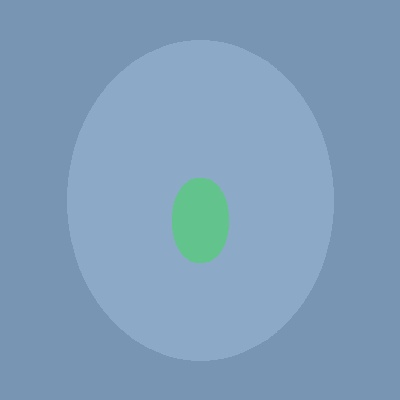
#> input picture samples/debug_nose_overlay.jpg, 400 x 400 px
$ python -i image_processor.py   (imports and definitions only)
#> lines starting #> are read from the running program, lines starting #| are printed output that depends on the picture
#> further down, picture is the input picture: shape (400, 400, 3); mean B, G, R 186, 158.1, 127.4
"""
고품질 이미지 처리 및 저장 시스템
메타데이터 포함, 다양한 형식 지원, 품질 향상 알고리즘
"""
import os
import json
import time
from datetime import datetime
from typing import Dict, List, Optional, Tuple, Any, Union
from dataclasses import dataclass, asdict
from enum import Enum
import numpy as np
import cv2
from PIL import Image, ImageEnhance, ExifTags
from PIL.ExifTags import TAGS
import base64

from models.core import Point3D, Color


class ImageFormat(Enum):
    """지원하는 이미지 형식"""
    JPEG = "jpeg"
    PNG = "png"
    WEBP = "webp"
    TIFF = "tiff"
    BMP = "bmp"


class QualityLevel(Enum):
    """품질 레벨"""
    LOW = "low"
    MEDIUM = "medium"
    HIGH = "high"
    ULTRA = "ultra"


@dataclass
class ImageMetadata:
    """이미지 메타데이터"""
    # 기본 정보
    filename: str
    format: str
    width: int
    height: int
    channels: int
    file_size: int
    creation_time: str

    # 처리 정보
    applied_effects: List[str]
    processing_time: float
    quality_score: float

    # 설정 정보
    makeup_config: Optional[Dict] = None
    surgery_config: Optional[Dict] = None

    # 기술적 정보
    color_space: str = "RGB"
    bit_depth: int = 8
    compression_ratio: Optional[float] = None

    # 사용자 정의 태그
    custom_tags: Dict[str, Any] = None

    def to_dict(self) -> Dict:
        """딕셔너리로 변환"""
        return asdict(self)

    # [4 lines left out: function from_dict, not called in this run]


class ImageEnhancer:
    """이미지 품질 향상 처리기"""

    # [10 lines left out: function enhance_sharpness, not called in this run]

    @staticmethod
    def enhance_contrast(image: np.ndarray, factor: float = 1.1) -> np.ndarray:
        """대비 향상"""
#> called with factor = 1.1
        try:
            # CLAHE (Contrast Limited Adaptive Histogram Equalization)
            lab = cv2.cvtColor(image, cv2.COLOR_BGR2LAB)
#> lab: shape (400, 400, 3); mean of channels 0, 1, 2 163.2, 124.1, 109.9
            l, a, b = cv2.split(lab)
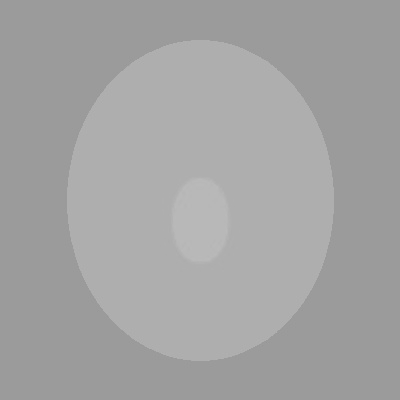
#> l: shape (400, 400); min 149, max 186, mean 163.2
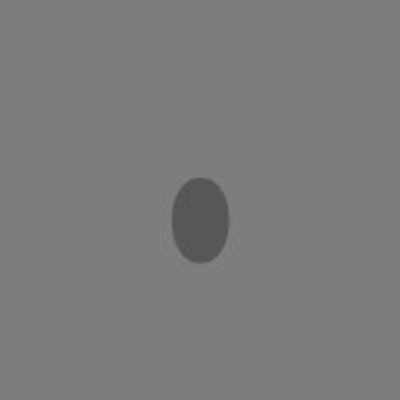
#> a: shape (400, 400); min 83, max 130, mean 124.1
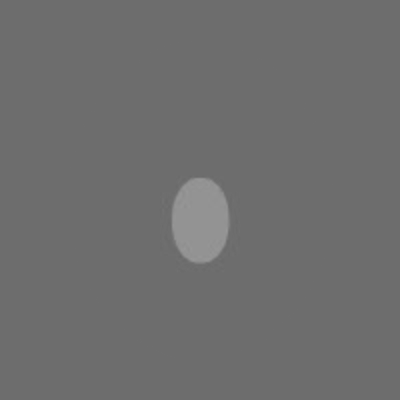
#> b: shape (400, 400); min 104, max 152, mean 109.9

            clahe = cv2.createCLAHE(clipLimit=factor, tileGridSize=(8, 8))
            l = clahe.apply(l)

            enhanced = cv2.merge([l, a, b])
#> enhanced: shape (400, 400, 3); mean of channels 0, 1, 2 166.2, 124.1, 109.9
            return cv2.cvtColor(enhanced, cv2.COLOR_LAB2BGR)
        except Exception:
            return image

    # [72 lines left out: functions enhance_color_saturation, reduce_noise, enhance_skin_tone, _create_face_mask, not called in this run]


class ImageProcessor:
    """고품질 이미지 처리 및 저장 시스템"""

    # [259 lines left out: functions __init__, save_image, _enhance_image_quality, _save_by_format, _get_file_extension, _save_metadata and 3 more, not called in this run]

    def get_supported_formats(self) -> List[str]:
        """지원하는 형식 목록 반환"""
        return [format.value for format in ImageFormat]

    def get_quality_levels(self) -> List[str]:
        """지원하는 품질 레벨 목록 반환"""
        return [level.value for level in QualityLevel]

    # [44 lines left out: functions estimate_file_size, compare_formats, not called in this run]

>>> import cv2
>>> picture = cv2.imread('../samples/debug_nose_overlay.jpg')
>>> result = ImageEnhancer().enhance_contrast(picture)
